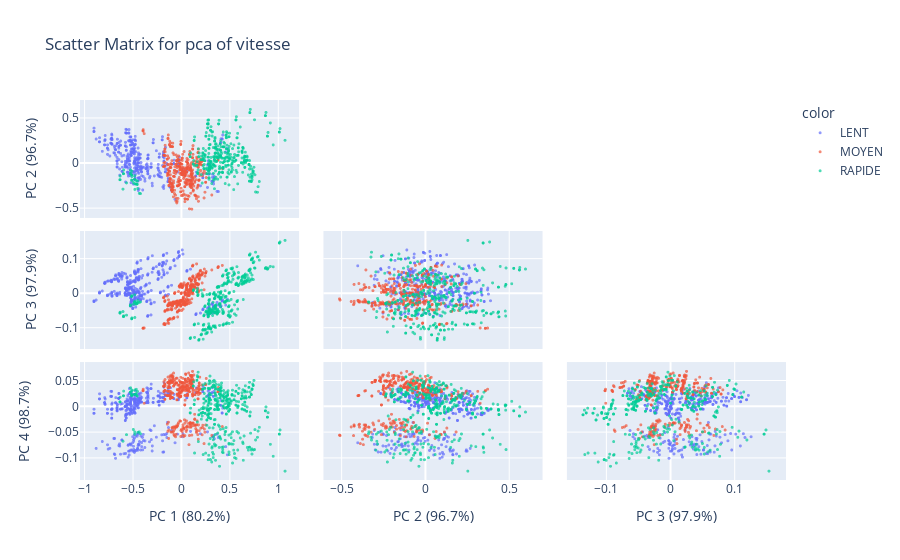

The notebook cell saved with this chart:
### Code cell
scatter_matrix(df_speed_normalize_filter, "vitesse", *X_speed.columns)

### Figure 1 — Plotly figure (JSON) as saved in the notebook; plotly's stock layout.template omitted (floating-point values rounded to 4 significant figures; data arrays with more than 128 entries replaced by an {"elided": "..."} marker saying what was removed)
{"data": [{"dimensions": [{"axis": {"matches": true}, "label": "PC 1 (80.2%)", "values": {"elided": "392 float values"}}, {"axis": {"matches": true}, "label": "PC 2 (96.7%)", "values": {"elided": "392 float values"}}, {"axis": {"matches": true}, "label": "PC 3 (97.9%)", "values": {"elided": "392 float values"}}, {"axis": {"matches": true}, "label": "PC 4 (98.7%)", "values": {"elided": "392 float values"}}], "hovertemplate": "color=LENT<br>%{xaxis.title.text}=%{x}<br>%{yaxis.title.text}=%{y}<extra></extra>", "legendgroup": "LENT", "marker": {"color": "#636efa", "symbol": "circle", "opacity": 0.7, "size": 3}, "name": "LENT", "showlegend": true, "type": "splom", "diagonal": {"visible": false}, "showlowerhalf": true, "showupperhalf": false}, {"dimensions": [{"axis": {"matches": true}, "label": "PC 1 (80.2%)", "values": {"elided": "364 float values"}}, {"axis": {"matches": true}, "label": "PC 2 (96.7%)", "values": {"elided": "364 float values"}}, {"axis": {"matches": true}, "label": "PC 3 (97.9%)", "values": {"elided": "364 float values"}}, {"axis": {"matches": true}, "label": "PC 4 (98.7%)", "values": {"elided": "364 float values"}}], "hovertemplate": "color=MOYEN<br>%{xaxis.title.text}=%{x}<br>%{yaxis.title.text}=%{y}<extra></extra>", "legendgroup": "MOYEN", "marker": {"color": "#EF553B", "symbol": "circle", "opacity": 0.7, "size": 3}, "name": "MOYEN", "showlegend": true, "type": "splom", "diagonal": {"visible": false}, "showlowerhalf": true, "showupperhalf": false}, {"dimensions": [{"axis": {"matches": true}, "label": "PC 1 (80.2%)", "values": {"elided": "396 float values"}}, {"axis": {"matches": true}, "label": "PC 2 (96.7%)", "values": {"elided": "396 float values"}}, {"axis": {"matches": true}, "label": "PC 3 (97.9%)", "values": {"elided": "396 float values"}}, {"axis": {"matches": true}, "label": "PC 4 (98.7%)", "values": {"elided": "396 float values"}}], "hovertemplate": "color=RAPIDE<br>%{xaxis.title.text}=%{x}<br>%{yaxis.title.text}=%{y}<extra></extra>", "legendgroup": "RAPIDE", "marker": {"color": "#00cc96", "symbol": "circle", "opacity": 0.7, "size": 3}, "name": "RAPIDE", "showlegend": true, "type": "splom", "diagonal": {"visible": false}, "showlowerhalf": true, "showupperhalf": false}], "layout": {"legend": {"title": {"text": "color"}, "tracegroupgap": 0}, "title": {"text": "Scatter Matrix for pca of vitesse"}, "dragmode": "select"}}
